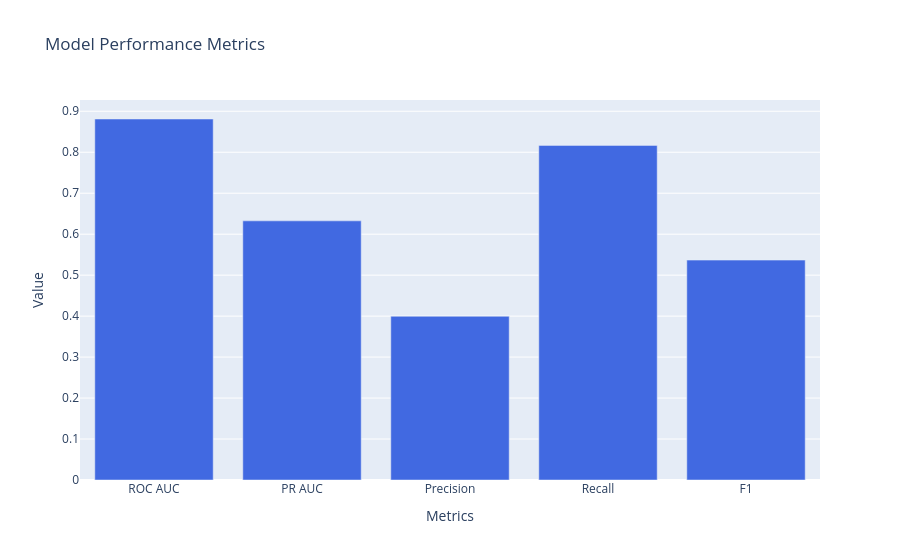

The code cell stored with this chart in its notebook:
### Code cell
lr_visualizer.plot_metrics_comparison()

### Figure 1 — Plotly figure (JSON) as saved in the notebook; plotly's stock layout.template omitted (floating-point values rounded to 4 significant figures)
{"data": [{"marker": {"color": "royalblue"}, "x": ["ROC AUC", "PR AUC", "Precision", "Recall", "F1"], "y": [0.8812, 0.6325, 0.3996, 0.8168, 0.5367], "type": "bar"}], "layout": {"title": {"text": "Model Performance Metrics"}, "xaxis": {"title": {"text": "Metrics"}}, "yaxis": {"title": {"text": "Value"}}, "showlegend": false}}
